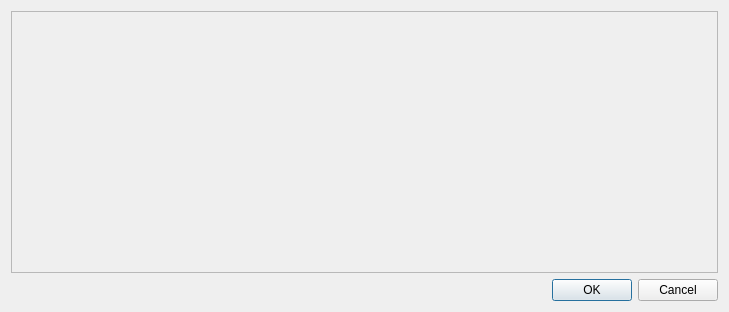
<?xml version="1.0" encoding="UTF-8"?>
<ui version="4.0">
 <class>DetailsDialog</class>
 <widget class="QDialog" name="DetailsDialog">
  <property name="geometry">
   <rect>
    <x>0</x>
    <y>0</y>
    <width>729</width>
    <height>312</height>
   </rect>
  </property>
  <property name="windowTitle">
   <string>User's details</string>
  </property>
  <property name="windowIcon">
   <iconset resource="images.qrc">
    <normaloff>:/icons/openlmi-logo_full-color_light-bg.png</normaloff>:/icons/openlmi-logo_full-color_light-bg.png</iconset>
  </property>
  <layout class="QGridLayout" name="gridLayout">
   <item row="1" column="0">
    <widget class="QDialogButtonBox" name="button_box">
     <property name="orientation">
      <enum>Qt::Horizontal</enum>
     </property>
     <property name="standardButtons">
      <set>QDialogButtonBox::Cancel|QDialogButtonBox::Ok</set>
     </property>
    </widget>
   </item>
   <item row="0" column="0">
    <widget class="QScrollArea" name="detail_area">
     <property name="widgetResizable">
      <bool>true</bool>
     </property>
     <widget class="QWidget" name="widget_area">
      <property name="geometry">
       <rect>
        <x>0</x>
        <y>0</y>
        <width>709</width>
        <height>259</height>
       </rect>
      </property>
      <layout class="QGridLayout" name="gridLayout_2"/>
     </widget>
    </widget>
   </item>
  </layout>
 </widget>
 <resources>
  <include location="images.qrc"/>
 </resources>
 <connections>
  <connection>
   <sender>button_box</sender>
   <signal>accepted()</signal>
   <receiver>DetailsDialog</receiver>
   <slot>accept()</slot>
   <hints>
    <hint type="sourcelabel">
     <x>248</x>
     <y>254</y>
    </hint>
    <hint type="destinationlabel">
     <x>157</x>
     <y>274</y>
    </hint>
   </hints>
  </connection>
  <connection>
   <sender>button_box</sender>
   <signal>rejected()</signal>
   <receiver>DetailsDialog</receiver>
   <slot>reject()</slot>
   <hints>
    <hint type="sourcelabel">
     <x>316</x>
     <y>260</y>
    </hint>
    <hint type="destinationlabel">
     <x>286</x>
     <y>274</y>
    </hint>
   </hints>
  </connection>
 </connections>
</ui>
